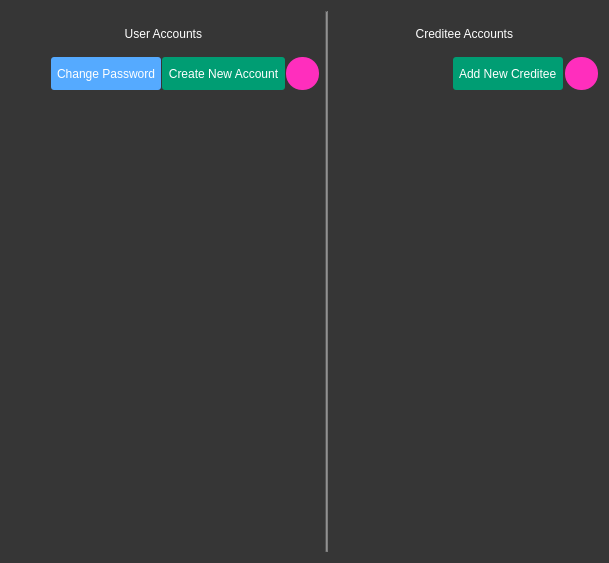
<?xml version="1.0" encoding="UTF-8"?>
<ui version="4.0">
 <class>AccountsForm</class>
 <widget class="QWidget" name="AccountsForm">
  <property name="geometry">
   <rect>
    <x>0</x>
    <y>0</y>
    <width>609</width>
    <height>563</height>
   </rect>
  </property>
  <property name="windowTitle">
   <string>User Accounts Form</string>
  </property>
  <property name="styleSheet">
   <string notr="true">QWidget{
padding:0px;
font:12px;
background-color:rgb(54,54,54);
color:white;
}
QPushButton#reloadAccountsBtn{
background-color:#ff2ebd;
border-radius:16px;
}
QPushButton#newAccountBtn{
background-color:#009d73;
border-radius:3px;
}
QPushButton#reloadAccountsBtn:hover{
border:2px solid white;
}
QPushButton#newAccountBtn:hover{
border:2px solid white;
}
QPushButton#reloadAccountsBtn:pressed{
border:2px solid orange;
}
QPushButton#newAccountBtn:pressed{
border:2px solid orange;
}

QPushButton#reloadcAccountsBtn{
background-color:#ff2ebd;
border-radius:16px;
}
QPushButton#newcAccountBtn{
background-color:#009d73;
border-radius:3px;
}
QPushButton#reloadcAccountsBtn:hover{
border:2px solid white;
}
QPushButton#newcAccountBtn:hover{
border:2px solid white;
}
QPushButton#reloadcAccountsBtn:pressed{
border:2px solid orange;
}
QPushButton#newcAccountBtn:pressed{
border:2px solid orange;
}
QPushButton#down1:pressed{
border:2px solid orange;
}
QTableWidget::item{
height:100px;
}
QPushButton#changepasswordBtn{
border-radius:3px;
}
QPushButton#changepasswordBtn:hover{
border:2px solid white;
}
QPushButton#changepasswordBtn:pressed{
border:2px solid orange;
}
QTableWidget{
border:none;
}



</string>
  </property>
  <layout class="QHBoxLayout" name="horizontalLayout_3">
   <item>
    <layout class="QVBoxLayout" name="verticalLayout">
     <item>
      <widget class="QLabel" name="label">
       <property name="minimumSize">
        <size>
         <width>0</width>
         <height>40</height>
        </size>
       </property>
       <property name="maximumSize">
        <size>
         <width>16777215</width>
         <height>33</height>
        </size>
       </property>
       <property name="font">
        <font>
         <family>MS Shell Dlg 2</family>
         <pointsize>16</pointsize>
         <weight>50</weight>
         <italic>false</italic>
         <bold>false</bold>
        </font>
       </property>
       <property name="styleSheet">
        <string notr="true">font: 16pt &quot;MS Shell Dlg 2&quot;;</string>
       </property>
       <property name="text">
        <string>User Accounts </string>
       </property>
       <property name="alignment">
        <set>Qt::AlignCenter</set>
       </property>
      </widget>
     </item>
     <item>
      <layout class="QHBoxLayout" name="horizontalLayout">
       <property name="spacing">
        <number>1</number>
       </property>
       <item>
        <spacer name="horizontalSpacer">
         <property name="orientation">
          <enum>Qt::Horizontal</enum>
         </property>
         <property name="sizeHint" stdset="0">
          <size>
           <width>40</width>
           <height>20</height>
          </size>
         </property>
        </spacer>
       </item>
       <item>
        <widget class="QPushButton" name="changepasswordBtn">
         <property name="minimumSize">
          <size>
           <width>110</width>
           <height>33</height>
          </size>
         </property>
         <property name="maximumSize">
          <size>
           <width>16777215</width>
           <height>33</height>
          </size>
         </property>
         <property name="toolTip">
          <string>Create New User Account</string>
         </property>
         <property name="styleSheet">
          <string notr="true">background-color: rgb(85, 170, 255);</string>
         </property>
         <property name="text">
          <string>Change Password</string>
         </property>
         <property name="iconSize">
          <size>
           <width>25</width>
           <height>25</height>
          </size>
         </property>
        </widget>
       </item>
       <item>
        <widget class="QPushButton" name="newAccountBtn">
         <property name="minimumSize">
          <size>
           <width>0</width>
           <height>33</height>
          </size>
         </property>
         <property name="maximumSize">
          <size>
           <width>16777215</width>
           <height>33</height>
          </size>
         </property>
         <property name="toolTip">
          <string>Create New User Account</string>
         </property>
         <property name="text">
          <string>  Create New Account  </string>
         </property>
         <property name="iconSize">
          <size>
           <width>25</width>
           <height>25</height>
          </size>
         </property>
        </widget>
       </item>
       <item>
        <widget class="QPushButton" name="reloadAccountsBtn">
         <property name="minimumSize">
          <size>
           <width>33</width>
           <height>33</height>
          </size>
         </property>
         <property name="maximumSize">
          <size>
           <width>33</width>
           <height>33</height>
          </size>
         </property>
         <property name="toolTip">
          <string>Reload User Accounts</string>
         </property>
         <property name="text">
          <string/>
         </property>
         <property name="iconSize">
          <size>
           <width>25</width>
           <height>25</height>
          </size>
         </property>
        </widget>
       </item>
      </layout>
     </item>
     <item>
      <widget class="QTableWidget" name="userTbl">
       <property name="styleSheet">
        <string notr="true"/>
       </property>
       <property name="editTriggers">
        <set>QAbstractItemView::NoEditTriggers</set>
       </property>
       <property name="selectionMode">
        <enum>QAbstractItemView::NoSelection</enum>
       </property>
       <property name="showGrid">
        <bool>false</bool>
       </property>
       <property name="gridStyle">
        <enum>Qt::NoPen</enum>
       </property>
       <property name="rowCount">
        <number>0</number>
       </property>
       <property name="columnCount">
        <number>1</number>
       </property>
       <attribute name="horizontalHeaderVisible">
        <bool>false</bool>
       </attribute>
       <attribute name="horizontalHeaderMinimumSectionSize">
        <number>40</number>
       </attribute>
       <attribute name="horizontalHeaderStretchLastSection">
        <bool>true</bool>
       </attribute>
       <attribute name="verticalHeaderVisible">
        <bool>false</bool>
       </attribute>
       <attribute name="verticalHeaderDefaultSectionSize">
        <number>125</number>
       </attribute>
       <column/>
      </widget>
     </item>
    </layout>
   </item>
   <item>
    <widget class="Line" name="line">
     <property name="styleSheet">
      <string notr="true">background-color: rgb(126, 126, 126);
padding:3px;</string>
     </property>
     <property name="orientation">
      <enum>Qt::Vertical</enum>
     </property>
    </widget>
   </item>
   <item>
    <layout class="QVBoxLayout" name="verticalLayout_2">
     <item>
      <widget class="QLabel" name="label_2">
       <property name="minimumSize">
        <size>
         <width>0</width>
         <height>40</height>
        </size>
       </property>
       <property name="maximumSize">
        <size>
         <width>16777215</width>
         <height>33</height>
        </size>
       </property>
       <property name="styleSheet">
        <string notr="true">font: 16pt &quot;MS Shell Dlg 2&quot;;</string>
       </property>
       <property name="text">
        <string>Creditee Accounts </string>
       </property>
       <property name="alignment">
        <set>Qt::AlignCenter</set>
       </property>
      </widget>
     </item>
     <item>
      <layout class="QHBoxLayout" name="horizontalLayout_2">
       <property name="spacing">
        <number>2</number>
       </property>
       <item>
        <spacer name="horizontalSpacer_2">
         <property name="orientation">
          <enum>Qt::Horizontal</enum>
         </property>
         <property name="sizeHint" stdset="0">
          <size>
           <width>40</width>
           <height>20</height>
          </size>
         </property>
        </spacer>
       </item>
       <item>
        <widget class="QPushButton" name="newcAccountBtn">
         <property name="minimumSize">
          <size>
           <width>0</width>
           <height>33</height>
          </size>
         </property>
         <property name="maximumSize">
          <size>
           <width>16777215</width>
           <height>33</height>
          </size>
         </property>
         <property name="toolTip">
          <string>Add New Creditee</string>
         </property>
         <property name="text">
          <string>  Add New Creditee  </string>
         </property>
         <property name="iconSize">
          <size>
           <width>25</width>
           <height>25</height>
          </size>
         </property>
        </widget>
       </item>
       <item>
        <widget class="QPushButton" name="reloadcAccountsBtn">
         <property name="minimumSize">
          <size>
           <width>33</width>
           <height>33</height>
          </size>
         </property>
         <property name="maximumSize">
          <size>
           <width>33</width>
           <height>33</height>
          </size>
         </property>
         <property name="toolTip">
          <string>Reload Creditee Accounts</string>
         </property>
         <property name="text">
          <string/>
         </property>
         <property name="iconSize">
          <size>
           <width>25</width>
           <height>25</height>
          </size>
         </property>
        </widget>
       </item>
      </layout>
     </item>
     <item>
      <widget class="QTableWidget" name="crediteeTbl">
       <property name="styleSheet">
        <string notr="true"/>
       </property>
       <property name="editTriggers">
        <set>QAbstractItemView::NoEditTriggers</set>
       </property>
       <property name="selectionMode">
        <enum>QAbstractItemView::NoSelection</enum>
       </property>
       <property name="showGrid">
        <bool>false</bool>
       </property>
       <property name="gridStyle">
        <enum>Qt::NoPen</enum>
       </property>
       <property name="rowCount">
        <number>0</number>
       </property>
       <property name="columnCount">
        <number>1</number>
       </property>
       <attribute name="horizontalHeaderVisible">
        <bool>false</bool>
       </attribute>
       <attribute name="horizontalHeaderMinimumSectionSize">
        <number>40</number>
       </attribute>
       <attribute name="horizontalHeaderStretchLastSection">
        <bool>true</bool>
       </attribute>
       <attribute name="verticalHeaderVisible">
        <bool>false</bool>
       </attribute>
       <attribute name="verticalHeaderDefaultSectionSize">
        <number>125</number>
       </attribute>
       <column/>
      </widget>
     </item>
    </layout>
   </item>
  </layout>
 </widget>
 <resources/>
 <connections/>
</ui>
